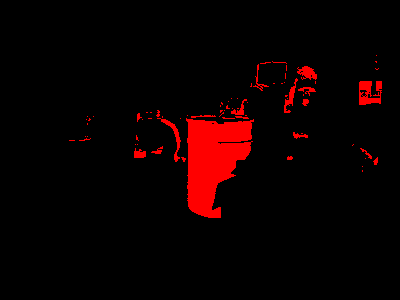
#> input picture EM Output/001RED.png, 400 x 300 px; its folder holds only this picture in this run
$ python calculateBarrelmeasures.py   (Python 2 division)   (older library calls are emulated)
#> lines starting #> are read from the running program, lines starting #| are printed output that depends on the picture; after the words box and inside, x2 and y2 are one past the last pixel; in counts of white or black regions, pixels touching at a corner belong together; long printed decimals are rounded
import numpy as np
import cv2
import os
import math

xtrain = np.load('xtrain/xtrain.npy')
#> (reads xtrain/xtrain.npy from the repository)
#> further down, img is the input picture: shape (300, 400, 3); mean B, G, R 0, 0, 12.9
xtrain_cov = np.transpose(xtrain)

mean_red = np.mean(xtrain, axis=0)
covariance_matrix_red = np.cov(xtrain_cov)

def calcMeasures(im, orig_img, timg):
    imgray = cv2.cvtColor(im, cv2.COLOR_BGR2GRAY)
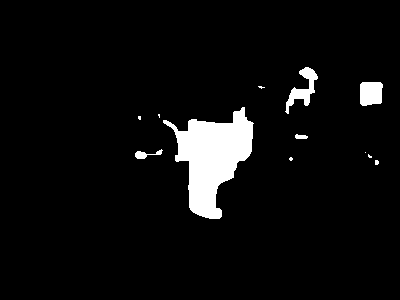
#> imgray: shape (300, 400); values 0 (black) and 76 (white), 5.3% white; 12 white regions (7 under 20 px), largest, box (x1, y1, x2, y2) and area: (163, 107, 254, 219) 5036, (285, 67, 318, 114) 544, (360, 82, 383, 106) 499, (135, 149, 163, 159) 114, (295, 134, 308, 139) 50
    ret, thresh = cv2.threshold(imgray, 50, 255, 0)
#> thresh: shape (300, 400); 5.3% white; 12 white regions (7 under 20 px)
    im2, contours, hierarchy = cv2.findContours(thresh, cv2.RETR_TREE, cv2.CHAIN_APPROX_NONE)
#> contours = 12 contours, 7 with area under 20; largest, box (x1, y1, x2, y2) and area: (163, 107, 254, 219) 4850, (285, 67, 318, 114) 467, (360, 82, 383, 106) 458, (135, 149, 163, 159) 82, (295, 134, 308, 139) 36

    areas = [cv2.contourArea(c) for c in contours]
#> areas = [11, 7, 4.5, 0, 82.5, 35.5, 5.5, 1.5, 4850, 4, 458, 467]

    heights = []
    widths = []
    dists_average = []
    bottomLeftX = []
    bottomLeftY = []
    topRightY = []
    topRightX = []
    centroidX = []
    centroidY = []

    for c in contours:
        x, y, w, h = cv2.boundingRect(c)
        area = cv2.contourArea(c)
        if contours.__len__() > 1:
            if np.max(areas)/area <= 4.4:
                flag = 1
            else:
                flag = 0
        else:
            flag = 1
        h = float(h)
        w = float(w)

        if ((h/w) >= 1.15) and ((h/w) <= 2.6):
            if flag == 1:

                h = int(h)
                w = int(w)
                d_avg = 110.2058805/h + 74.58824/w
                bLeftX = x
                bLeftY = y+h
                tRightX = x+w
                tRightY=y
                centX=x+w/2.
                centY=y+h/2.

                cv2.rectangle(im, (x, y), (x + w, y + h), (0, 255, 0), 2)
                cv2.rectangle(orig_img, (x, y), (x + w, y + h), (0, 255, 0), 2)
                cv2.rectangle(timg, (x, y), (x + w, y + h), (0, 255, 0), 2)
                cv2.circle(orig_img, (int(centX), int(centY)), 1, (0, 255, 0), 2)

                bottomLeftX.append(bLeftX)
                bottomLeftY.append(bLeftY)
                topRightX.append(tRightX)
                topRightY.append(tRightY)
                centroidX.append(centX)
                centroidY.append(centY)

                heights.append(h)
                widths.append(w)
                dists_average.append(d_avg)
#> this loop made 12 passes
#> (x, y, w, h, area, flag, d_avg, bLeftX) on pass 9: (163, 107, 91, 112, 4850, 1, 1.8, 163)
#> (x, y, w, h, area, flag) on passes 5, 6, 11, 12: (135, 149, 28, 10, 82.5, 0), (295, 134, 13, 5, 35.5, 0), (360, 82, 23, 24, 458, 0), (285, 67, 33, 47, 467, 0)
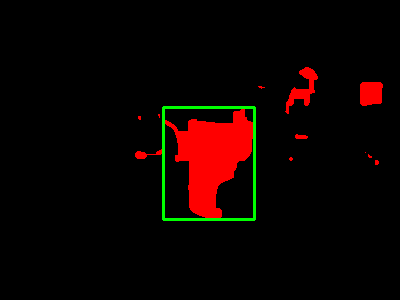
#> im: shape (300, 400, 3); mean B, G, R 0, 2.6, 13.4
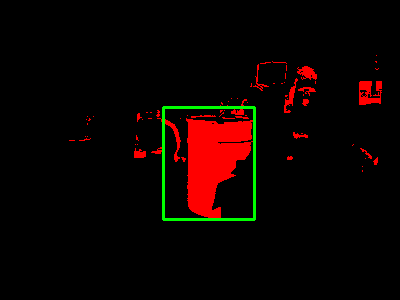
#> timg: shape (300, 400, 3); 1.01% of pixels changed, all inside (x1, y1, x2, y2) = (162, 106, 256, 221)
#> after the loop, bLeftX = 163; bLeftY = 219; bottomLeftX = [163]; bottomLeftY = [219]; centX = 208.5; centY = 163; centroidX = [208.5]; centroidY = [163]; d_avg = 1.8; dists_average = [1.8]; heights = [112]; tRightX = 254; tRightY = 107; topRightX = [254]; topRightY = [107]; widths = [91]


    return im, orig_img, timg, dists_average, centroidX, centroidY


folder = "2018Proj1_train"
infolder = "EM Output"
final = "Final Output"
i=0
for filename in os.listdir(infolder):
    i=i+1
    basename = os.path.basename(filename)
    print basename
    img = cv2.imread(os.path.join(infolder,filename))
    timg = cv2.imread(os.path.join(folder,filename))
    cv2.imshow('Image', img)
    cv2.waitKey(0)

    im = img
    im = cv2.medianBlur(im, 5)
    morphimg = cv2.morphologyEx(im, cv2.MORPH_CLOSE, np.ones((10, 10), np.uint8))

    bimg, res, timg, dist, centX, centY = calcMeasures(morphimg, img,timg)
#> dist = [1.8]; centX = [208.5]; centY = [163]

    cv2.imshow('Barrel', res)
    cv2.waitKey(0)
    cv2.destroyAllWindows()

    cv2.imwrite(os.path.join(final, basename[:-7] + 'Final.png'), res)

    print "ImageNo = [0{0}], CentroidX = {1}, CentroidY = {2}, Distance = {3}".format(i,centX,centY,dist)
#| ImageNo = [01], CentroidX = [208.5], CentroidY = [163.0], Distance = [1.804]
